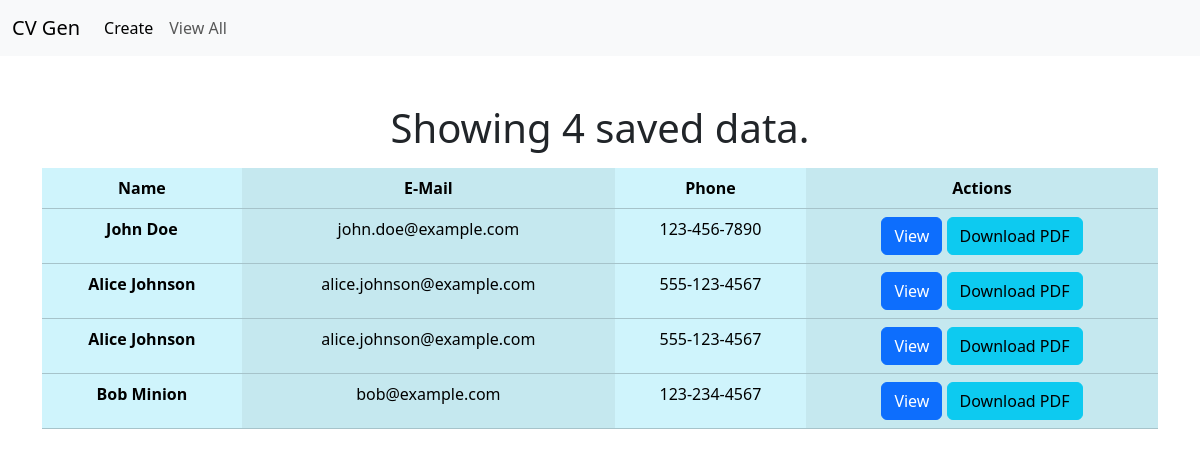
Screenshot of /all with the database file from the repository.
### cv_pdf/models.py (models this page shows, shortened)
class Profile(models.Model):
    name = models.CharField(max_length=200)
    email = models.EmailField(max_length=200)
    phone = models.CharField(max_length=20)
    summary = models.TextField(max_length=2000)
    degree = models.CharField(max_length=200)
    school = models.CharField(max_length=200)
    school = models.CharField(max_length=200)
    university = models.CharField(max_length=200)
    previous_work = models.TextField(max_length=1000)
    skills = models.TextField(max_length=1000)

### cv_pdf/views.py (the view)
# urls.py: path('all', cv_views.view_all, name='all'),
def view_all(request):
    profiles = Profile.objects.all()
    return render(request, "cv_pdf/all.html", {"title" : "All CVs", "profiles": profiles})

### cv_pdf/templates/cv_pdf/all.html
{% extends "cv_pdf/base.html" %}
{% block body %}
<div class="container text-center mt-5 mb-5">
  {% if profiles %}
    <h1 class="mb-3">Showing {{ profiles|length }} saved data.</h1>
    <table class="table table-info table-striped-columns">
      <thead>
        <tr>
          <th scope="col">Name</th>
          <th scope="col">E-Mail</th>
          <th scope="col">Phone</th>
          <th scope="col">Actions</th>
        </tr>
      </thead>
      <tbody>
        {% for profile in profiles %}
        <tr>
          <th scope="row">{{ profile.name }}</th>
          <td>{{ profile.email }}</td>
          <td>{{ profile.phone }}</td>
          <td>
            <a class="btn btn-primary" href="{% url 'details' profile.pk %}">View</a>
            <a href="{% url 'download' profile.id %}" class="btn btn-info">Download PDF</a>
          </td>
        </tr>
        {% endfor %}
      </tbody>
    </table>
  {% else %}
    <h1>Nothing is here...</h1>
  {% endif %}
</div>
{% endblock %}

### cv_pdf/templates/cv_pdf/base.html (shortened to what this page needs)
<!DOCTYPE html>
<html lang="en">
<head>
  <link rel="stylesheet" href="https://cdn.jsdelivr.net/npm/bootstrap@5.3.2/dist/css/bootstrap.min.css">
</head>
<body>
  <nav class="navbar navbar-expand-lg bg-body-tertiary">
    <div class="container-fluid">
      <a class="navbar-brand" href="#">CV Gen</a>
      <div class="collapse navbar-collapse" id="navbarNav">
        <ul class="navbar-nav">
          <li class="nav-item">
            <a class="nav-link active" aria-current="page" href="{% url 'create' %}">Create</a>
          </li>
          <li class="nav-item">
            <a class="nav-link" href="{% url 'all' %}">View All</a>
          </li>
        </ul>
      </div>
    </div>
  </nav>
  {% block body %}
  {% endblock %}
</body>
</html>

### rows the page displays
Profile: name "John Doe", email "john.doe@example.com", phone "123-456-7890"
Profile: name "Alice Johnson", email "alice.johnson@example.com", phone "555-123-4567"
Profile: name "Alice Johnson", email "alice.johnson@example.com", phone "555-123-4567"
Profile: name "Bob Minion", email "bob@example.com", phone "123-234-4567"

### other values shown
{{ profiles|length }} "4"
